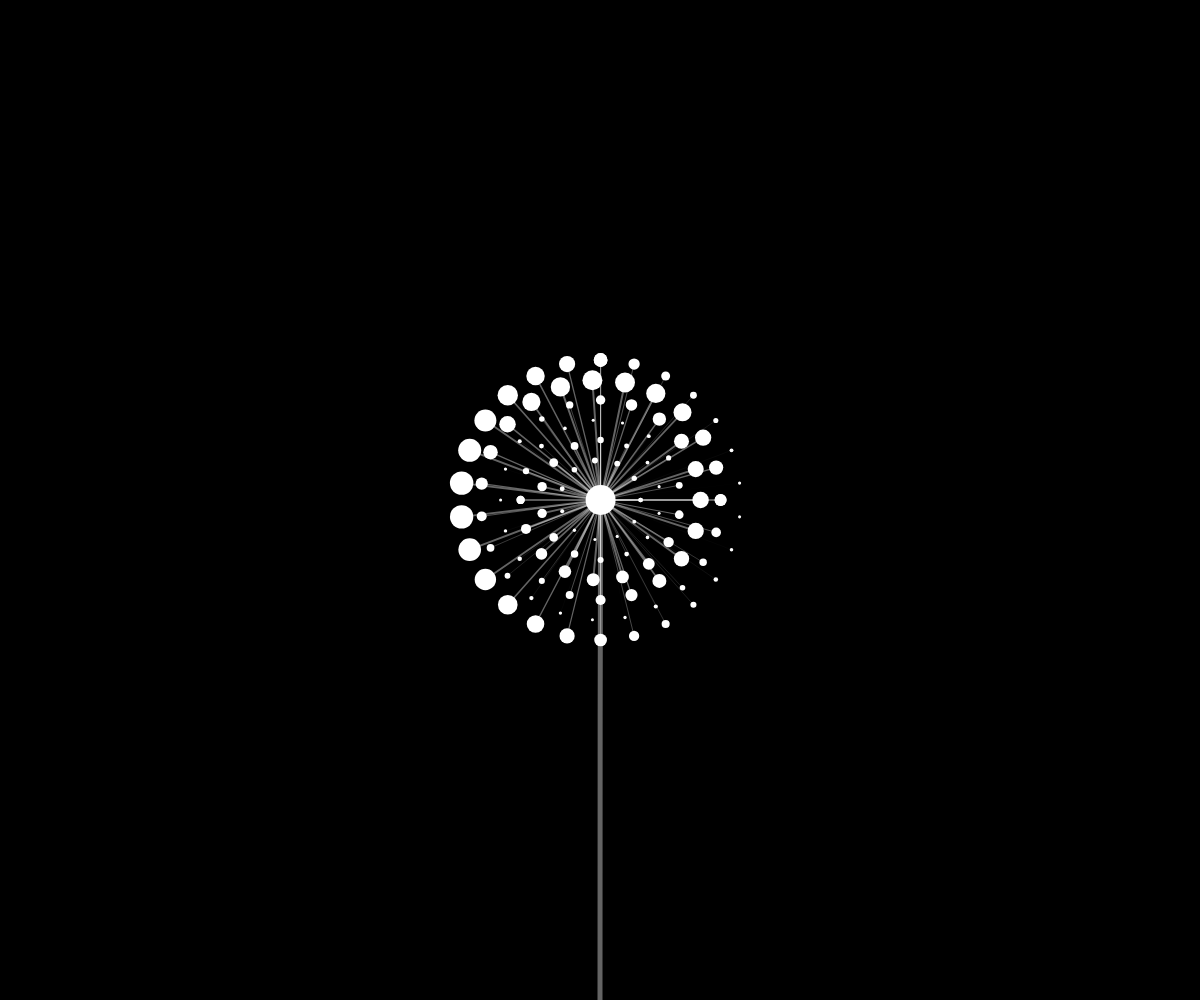
Frame 1 (no input)
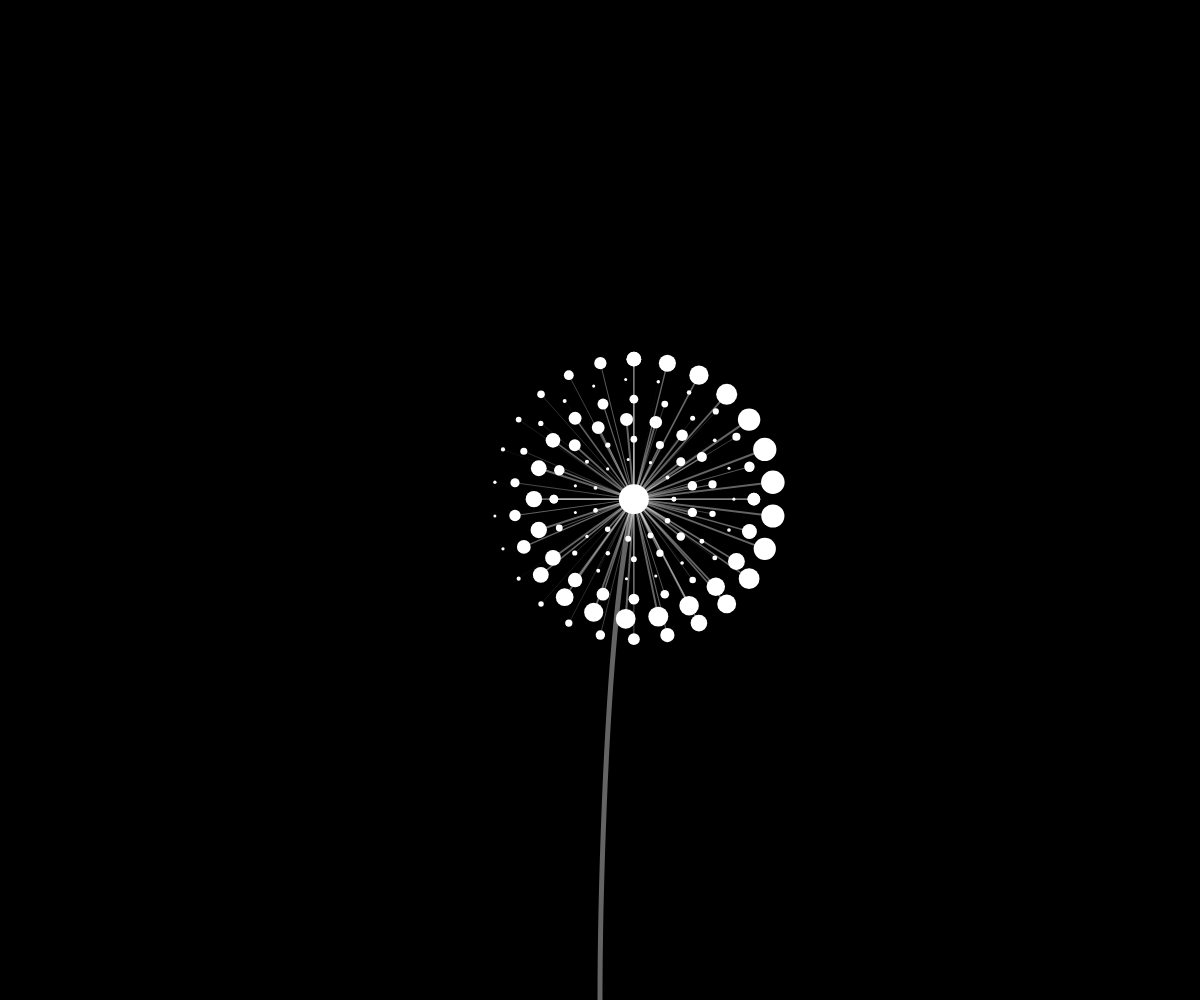
Frame 60 (no input)
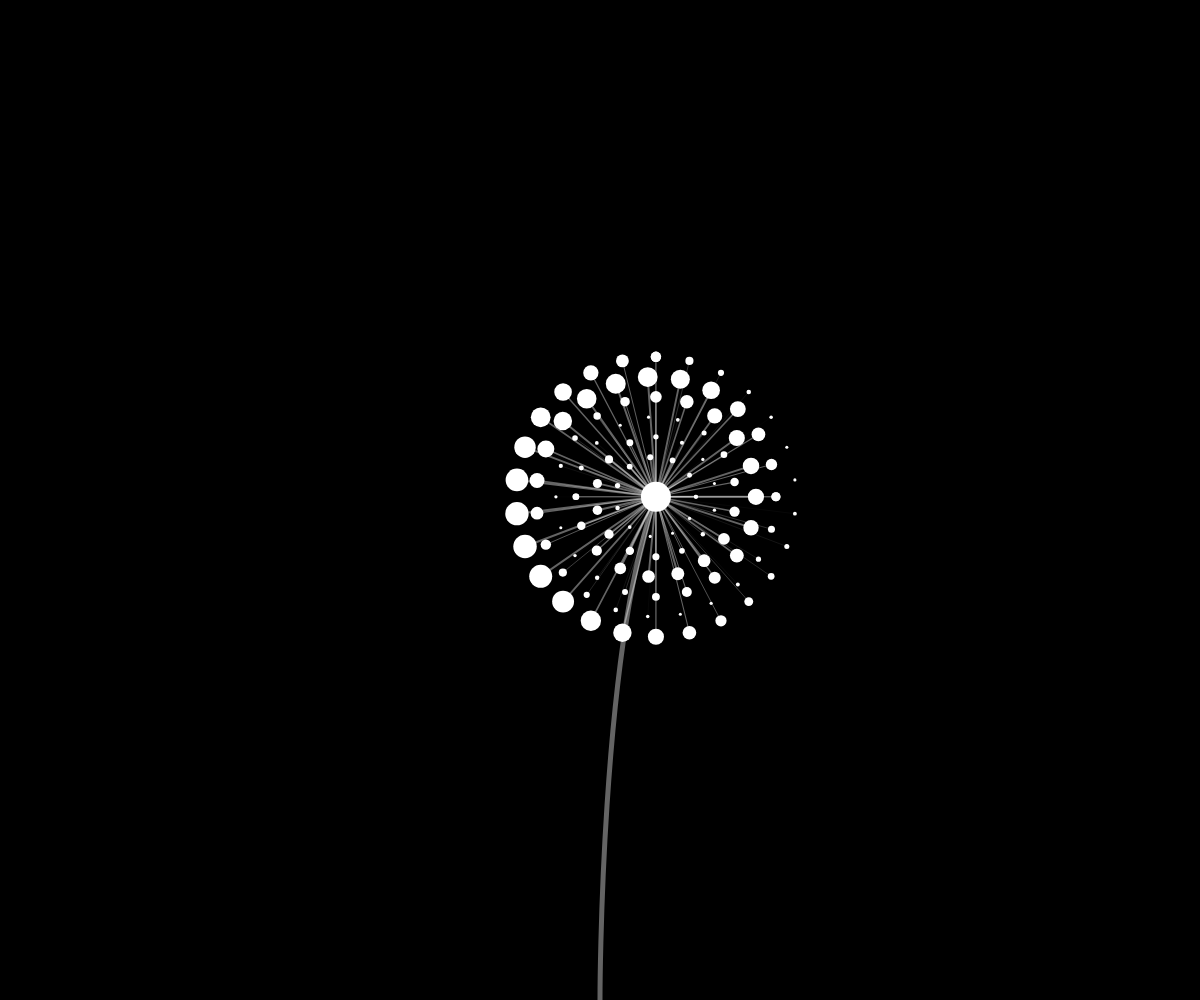
Frame 120 (the mouse pressed at the canvas centre since frame 60)

The p5.js sketch that drew these frames (run headless with seeded random() and noise() and a simulated clock; from frame 60 on, the mouse is pressed at the canvas centre):

// p5.js sketch
// ── sketch.js
function setup() {
  createCanvas(windowWidth, windowHeight);
}

function draw() {
  background(0);

  translate(width / 2, height / 2);
  push();
  noFill();
  stroke(255, 100);
  strokeWeight(5);
  let x = map(sin(frameCount * 0.01), -1, 1, -60, 60);
  let y = map(cos(frameCount * 0.01), -1, 1, -10, 0);
  bezier(x, y, 0, 150, 0, 500, 0, 500);
  pop();

  for (let r = 0; r < 6; r++) {
    for (let i = 0; i < 2 * PI; i += (2 * PI) / (11 + r * 3)) {
      let x1 = x + sin((PI / 2) * (r + 1) + i) * (40 + r * 20);
      let y1 = y + cos((PI / 2) * (r + 1) + i) * (40 + r * 20);
      fill(255);
      stroke(255, 100);
      strokeWeight(map(sin(i + frameCount * 0.05), -1, 1, 0.01, 2));
      line(x1, y1, x, y);
      noStroke();

      circle(x1, y1, map(sin(i + frameCount * 0.05), -1, 1, 3, 6 + r * 3.5));
    }
  }
  circle(x, y, 30);
}
